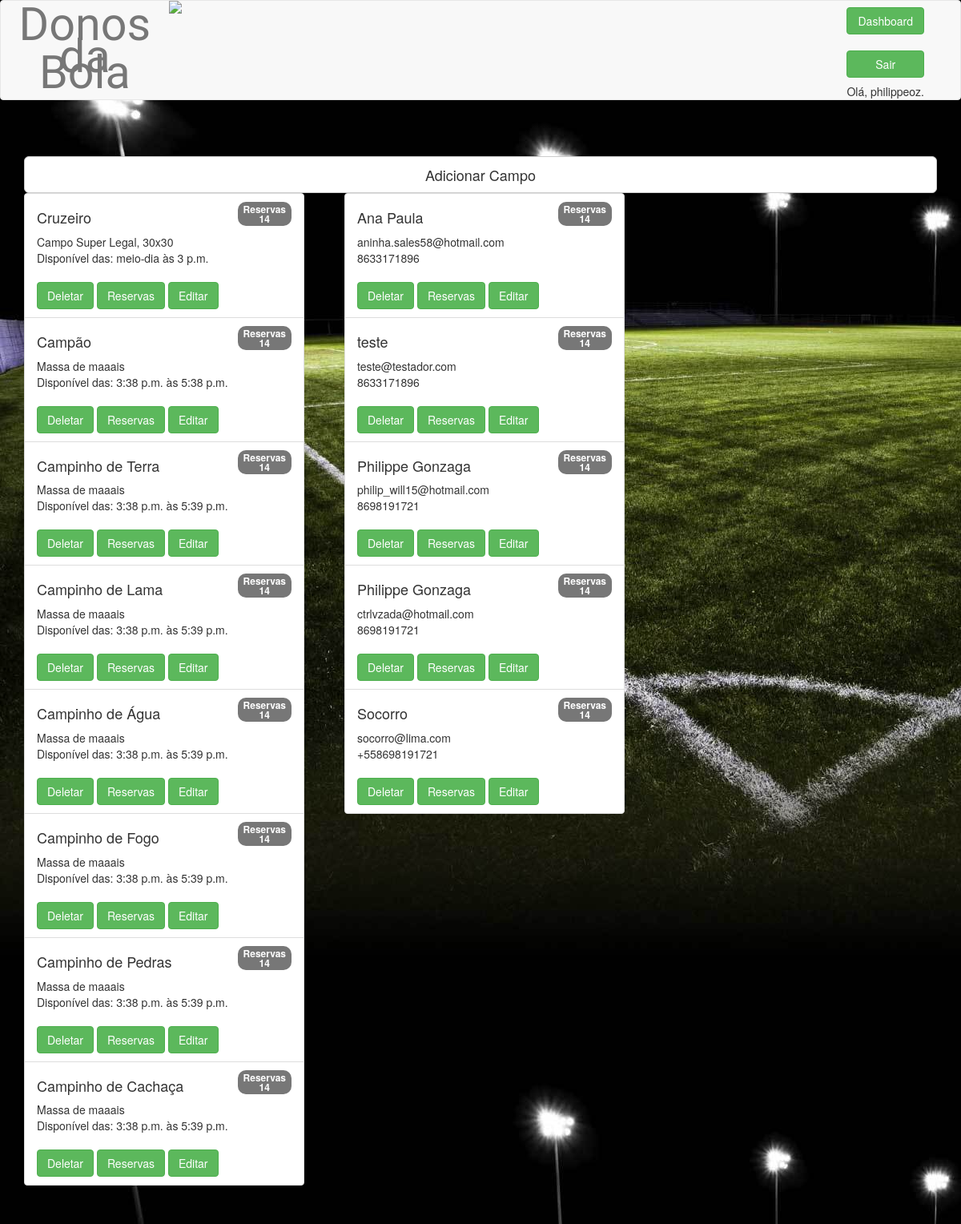
/accounts/profile/ (signed in), run on the app's committed database.
### core/models.py (models this page shows, shortened)
class Campo(models.Model):
    nome = models.CharField(null = False, unique=True,max_length=20)
    descricao = models.TextField()
    horario_disponivel_de = models.TimeField(default=timezone.now)
    horario_disponivel_ate = models.TimeField(default=timezone.now)
    valor_hora = models.FloatField()

class Cliente(AbstractBaseUser):
    nome = models.CharField(max_length=20)
    email = models.EmailField(db_index=True)
    telefone = models.CharField(max_length=15)
    cpf_cnpj = models.CharField(max_length=15)
    joined = models.DateTimeField(auto_now_add=True)
    is_active = models.BooleanField(default=True)
    is_admin = models.BooleanField(default=False)
    USERNAME_FIELD = 'email'
    class Meta:
        unique_together = ('email', 'cpf_cnpj')

### core/views.py (the view)
# urls.py: url(r'^accounts/profile/$',csrf_exempt(DashboardView.as_view()), name='dashboard'),
class DashboardView(TemplateView):
    template_name = 'core/dashboard.html'
    def get_context_data(self, **kwargs):
        context = super(DashboardView, self).get_context_data(**kwargs)
        lista_campos = Campo.objects.all()
        context['lista_clientes'] = Cliente.objects.all()
        context['lista_campos'] = lista_campos
        context['cliente'] = Cliente
        return context

### core/templates/core/dashboard.html (shortened to what this page needs)
{% extends "core/base.html" %}
{% load bootstrap3 %}
{% block bootstrap3_content %}
    <div class="container">
    {% if user.is_staff %}
         {% buttons %}
        <a href="/campo/add/" width="600px"><input type="submit" value="Adicionar Campo" class="btn btn-default btn-lg btn-block"></a>
        {% endbuttons %}
<div style="width: 1200px">
    <div style="float: left; width: 400px;">
         <ul class="list-group" style="width: 350px">
         {% for campo in lista_campos %}
            <li class="list-group-item">
                <span class="badge">Reservas<br>14</span>
                <h4>{{ campo.nome }}</h4>
                {{ campo.descricao }}<br>
                Disponível das: {{ campo.horario_disponivel_de }} às
                {{ campo.horario_disponivel_ate }}
                <br><br>
                <a href="/campo/{{ campo.pk }}/delete/"><button type="submit" class="btn btn-success">Deletar</button></a>
                <a href="/login/"><button type="submit" class="btn btn-success">Reservas</button></a>
                <a href="/login/"><button type="submit" class="btn btn-success">Editar</button></a>
            </li>
        {% endfor %}
        </ul>
    </div>
    <div style="float: left; width: 400px;">
        <ul class="list-group" style="width: 350px">
         {% for client in lista_clientes %}
            <li class="list-group-item">
                <span class="badge">Reservas<br>14</span>
                <h4>{{ client.nome }}</h4>
                {{ client.email }}<br>
                {{ client.telefone }}
                <br><br>
                <a href="/login/"><button type="submit" class="btn btn-success">Deletar</button></a>
                <a href="/login/"><button type="submit" class="btn btn-success">Reservas</button></a>
                <a href="/login/"><button type="submit" class="btn btn-success">Editar</button></a>
            </li>
        {% endfor %}
        </ul>
    </div>
</div>
    {% endif %}
    </div>
{% endblock %}

### core/templates/core/base.html (shortened to what this page needs)
{% load staticfiles %}
{% load bootstrap3 %}
<!DOCTYPE html>
<html lang="pt-br" class="no-js">
<head>
    <link rel="stylesheet" href="/static/css/assets/bootstrap/css/bootstrap.css">
    <link rel="stylesheet" href="/static/css/assets/fontawesome/css/font-awesome.css">
    <link rel="stylesheet" href="/static/css/assets/gridloading/css/component.css">
    <link rel="stylesheet" href="/static/css/assets/animate.css" >
    <link rel="stylesheet" href="/static/css/custom.css">
    {% bootstrap_css %}
</head>
<body>
<nav class="navbar navbar-default" style="height: 125px;">
    <div class="container-fluid" >
        <div class="row">
            <div class="col-xs-12">
                <div class="col-xs-2">
                    <div class="navbar-header">
                       <a class="navbar-brand" href="/" style="font-family: Baloo Da;font-size: 410%;text-align: center;"><br>Donos</br></br>da Bola </a>
                    </div>
                </div>
                <div class="col-xs-6">
                        <a class="navbar-brand" href="/" >
                            <img src="http://www.clipartkid.com/images/99/flaming-soccer-ball-pictures-flaming-soccer-ball-by-rildraw-d47q1j3-qi5d0g-clipart.png" width="50">
                        </a>
                </div>
                <div class="col-xs-4">
                    <div class="collapse navbar-collapse" id="bs-example-navbar-collapse-1">
                        <div class="navbar-form navbar-right">
                        {% if user.is_authenticated %}
                        <a href="/accounts/profile"><button type="submit" class="btn btn-success btn-block">Dashboard</button></a><br>
                        <a href="/logout/"><button type="submit" class="btn btn-success btn-block">Sair</button></a>
                        <h5 align="center">Olá, {{ user.username }}.</h5>
                        {% else %}
                            <a href="/cliente/add"><button type="submit" class="btn btn-success btn-block">Cadastrar</button></a></br>
                            <a href="/login/"><button type="submit" class="btn btn-success btn-block">Login</button></a>
                        {% endif %}
                        </div>
                    </div>
                </div>
                </div>
            </div>
        </div>
</nav>
<div id="portfolio_eventos" class="portfolio spacer">
{% block bootstrap3_content %}
{% endblock %}
</div>
</body>
</html>

### static/css/custom.css (style rules this page uses)
body { background-color:#fff;font:normal 16px/22px Lato;color:#555; }
h1,h2,h3,h4,h5,h6 { font-family: Lato;margin: 0;padding: 0; }
.spacer { padding: 100px 0; }
.portfolio ul li { position: relative; }
@media (max-width: 1200px) { .spacer { padding: 70px 0; } }
nav.navbar.navbar-default { margin-bottom: 0px; }
body { background: url('images/bg.jpg') fixed; }
a.navbar-brand { padding: 0px; }

### data on the page
Campo: nome "Cruzeiro", descricao "Campo Super Legal, 30x30", horario_disponivel_de "meio-dia", horario_disponivel_ate "3 p.m."
Campo: nome "Campão", descricao "Massa de maaais", horario_disponivel_de "3:38 p.m.", horario_disponivel_ate "5:38 p.m."
Campo: nome "Campinho de Terra", descricao "Massa de maaais", horario_disponivel_de "3:38 p.m.", horario_disponivel_ate "5:39 p.m."
Campo: nome "Campinho de Lama", descricao "Massa de maaais", horario_disponivel_de "3:38 p.m.", horario_disponivel_ate "5:39 p.m."
Campo: nome "Campinho de Água", descricao "Massa de maaais", horario_disponivel_de "3:38 p.m.", horario_disponivel_ate "5:39 p.m."
Campo: nome "Campinho de Fogo", descricao "Massa de maaais", horario_disponivel_de "3:38 p.m.", horario_disponivel_ate "5:39 p.m."
Campo: nome "Campinho de Pedras", descricao "Massa de maaais", horario_disponivel_de "3:38 p.m.", horario_disponivel_ate "5:39 p.m."
Campo: nome "Campinho de Cachaça", descricao "Massa de maaais", horario_disponivel_de "3:38 p.m.", horario_disponivel_ate "5:39 p.m."
Cliente: nome "Ana Paula", email "aninha.sales58@hotmail.com", telefone "8633171896"
Cliente: nome "teste", email "teste@testador.com", telefone "8633171896"
Cliente: nome "Philippe Gonzaga", email "philip_will15@hotmail.com", telefone "8698191721"
Cliente: nome "Philippe Gonzaga", email "ctrlvzada@hotmail.com", telefone "8698191721"
Cliente: nome "Socorro", email "socorro@lima.com", telefone "+558698191721"

### other printed values
{{ user.username }} "philippeoz"
